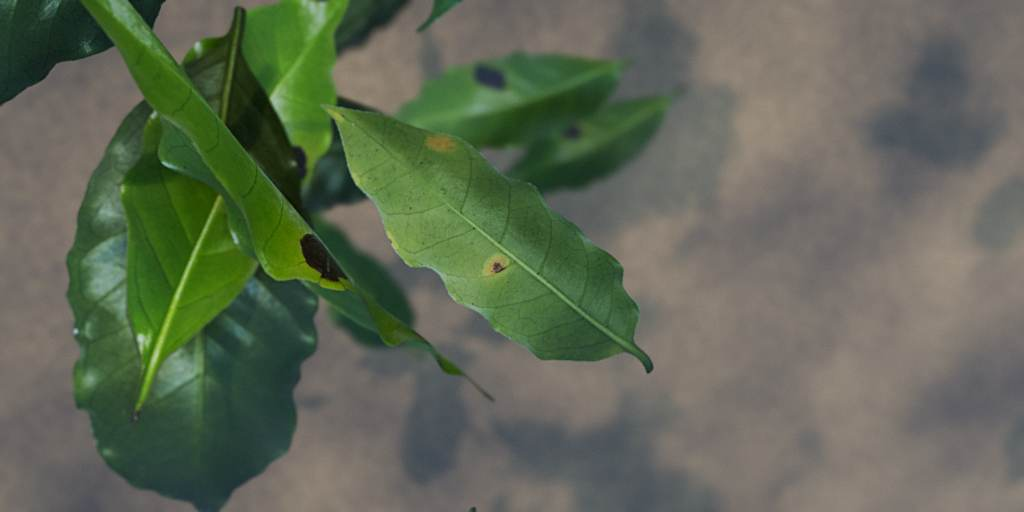
#> input picture data/synthetic/probe_phone2/k_1664_sun.jpg, 1024 x 512 px, given in place of 897.jpg, which was not available
$ python prepare_assets.py ../../../data/synthetic/probe_phone2/k_1664_sun.jpg
#> lines starting #> are read from the running program, lines starting #| are printed output that depends on the picture; after the words box and inside, x2 and y2 are one past the last pixel; in counts of white or black regions, pixels touching at a corner belong together; pictures that were not available may be replaced by others from this repository, and a replacement may not be noted
#!/usr/bin/env python3
"""Pick the best renders and real photos for the talk, shrink them, and write src/assets/.

Run from the presentation folder, then rebuild:
  python3 tools/prepare_assets.py          everything
  python3 tools/prepare_assets.py --lab    only the leaf lab pictures and src/labData.js (they come from ../site)
  npm run build

Sources are in the ShhS repo root (data/synthetic, data/field, data/bracol/raw, data/bracol).
To swap in a better render, change its path in the tables below and run this again.
Every image in the talk comes from one of these tables, so it is easy to check where it came from.
"""
import csv
import json
import os
import re
import random
import shutil
import sys
from pathlib import Path

from PIL import Image, ImageFilter

HERE = Path(__file__).resolve().parent.parent          # presentation/talk/
ROOT = HERE.parent.parent                               # repo root
SYN = ROOT / "data" / "synthetic"
OUT = HERE / "src" / "assets"
BRACOL_IMG = ROOT / "data" / "bracol" / "raw" / "images"
MANIFEST = ROOT / "data" / "bracol" / "manifest.csv"
FIELD = ROOT / "data" / "field" / "uganda"
V2 = ROOT / "presentation" / "site"                     # the scroll site: the leaf lab (photo, cut-out, 3D leaf, eight scenes) comes from here
LAB_PREFIX = "leaf_"                                    # the lab pictures keep this prefix. A run without presentation/site leaves them alone.

# --- the same leaf (BRACOL 897, rust severity 4) in seven worlds, after the phone effects ------
WORLDS = {
    "world_overcast": "probe_phone2/k_897_overcast.jpg",
    "world_sun": "probe_phone2/k_897_sun.jpg",
    "world_golden": "probe_phone2/k_897_golden.jpg",
    "world_shade": "probe_phone2/k_897_shade.jpg",
    "world_backlit": "probe_phone2/k_897_backlit.jpg",
    "world_rain": "probe_phone2/v_897_rain.jpg",
    "world_afterrain": "probe_phone2/k_897_sun_wet.jpg",
}
# The same seven worlds before the phone effects: the plain Blender output.
CLEAN = {
    "render_overcast": "probe/k_897_overcast.png",
    "render_sun": "probe/k_897_sun.png",
    "render_golden": "probe/k_897_golden.png",
    "render_shade": "probe/k_897_shade.png",
    "render_backlit": "probe/k_897_backlit.png",
    "render_rain": "probe/v_897_rain.png",
    "render_afterrain": "probe/k_897_sun_wet.png",
}
# --- eight more source leaves: healthy, rust at other severities, and look-alike problems -----
LABELED = {
    "lab_960": "probe_phone2/v_960_overcast.jpg",
    "lab_891": "probe_phone2/v_891_sun.jpg",
    "lab_1664": "probe_phone2/v_1664_golden.jpg",
    "lab_1741": "probe_phone2/v_1741_shade.jpg",
    "lab_1046": "probe_phone2/v_1046_sun_wet.jpg",
    "lab_895": "probe_phone2/v_895_backlit.jpg",
    "lab_1016": "probe_phone2/v_1016_overcast.jpg",
    "lab_365": "probe_phone2/v_365_sun.jpg",
}
# --- photos the model should refuse ---------------------------------------------------------
BAD = {
    "bad_dark": "probe2/bad_dark.png",
    "bad_glare": "probe2/bad_glare.png",
    "bad_defocus": "probe2/bad_defocus.png",
    "bad_cropped": "probe2/bad_cropped.png",
    "bad_no_leaf": "probe2/bad_no_leaf.png",
    "bad_tiny": "probe2/bad_tiny.png",
}
# --- close-ups aimed at a lesion ------------------------------------------------------------
CLOSE = {
    "close_rain": "probe2/c_rust_rain.png",
    "close_sunwet": "probe2/c_brown_sunwet.png",
    "close_overcast": "probe2/c_rust_overcast.png",
    "close_sun": "probe2/c_rust_sun.png",
}
# --- real BRACOL train leaves: the sources of the renders above, and a few more -------------
TRAIN_LEAVES = [960, 897, 1664, 895, 1016, 365, 1741, 1046, 891]
# --- cut-outs for the severity ladder: severity 0 to 4 --------------------------------------
CUTOUTS = {0: 960, 1: 1664, 2: 1741, 3: 1046, 4: 897}
# --- the leaf lab: one leaf (BRACOL 897) through six stages. Pictures and numbers come from presentation/site ---
# key, name on the chip, the order the scenes are listed in. The files are presentation/site/img/dial/897_<key>_raw.webp and _phone.webp.
LAB_PRESETS = [("overcast", "Overcast"), ("sun", "Sun"), ("golden", "Golden hour"), ("shade", "Shade"),
               ("backlit", "Backlit"), ("rain", "Rain"), ("sun_wet", "After rain"), ("studio", "Studio")]
# the three renders of leaf 897 that are in set 1 (data/synthetic/v1/jobs.json has exactly three jobs for it)
LAB_TRAIN = ["v0897_whole_0", "v0897_closeup_1", "v0897_whole_2"]
# the numbers of one render that the readouts show (the rest of the Blender log stays out)
LAB_META_KEYS = ["light", "sky", "sun_el", "sun_az", "kelvin", "sun_energy", "exposure_ev", "lens_mm", "fstop", "cam_tilt_deg",
                 "cam_dist_m", "leaf_len_m", "cover", "render_s", "seed", "phone"]

written = []


def save(img, name, ext="jpg", quality=82, **kw):
    path = OUT / f"{name}.{ext}"
    if ext == "jpg":
        img.convert("RGB").save(path, "JPEG", quality=quality, optimize=True, progressive=True, **kw)
    else:
        img.save(path, "WEBP", quality=quality, method=6, **kw)
    written.append((name, ext, os.path.getsize(path)))


# [78 lines left out: functions cover, mosaic, copy_webp, lab, not called in this run]


def main():
    OUT.mkdir(parents=True, exist_ok=True)
    for f in OUT.glob("*"):
        if f.suffix in (".jpg", ".webp") and not f.name.startswith(LAB_PREFIX):
            f.unlink()

    # the real photo that opens the reveal. The leaf sits where the rendered leaf sits (centre at 45.5% across,
    # 46% down, about 54% of the width), on its own paper colour, so the wipe reads as one leaf and a new world.
    real = Image.open(BRACOL_IMG / "897.jpg").convert("RGB")
#> real is the input picture: PIL image 1024x512 RGB; mean R, G, B 96.1, 104.2, 85.4
    W, H = 1536, 768
    border = real.crop((0, 0, real.width, 24)).resize((1, 1), Image.BOX).getpixel((0, 0))
#> border = (96, 102, 86)
    paper = Image.new("RGB", (W, H), border)
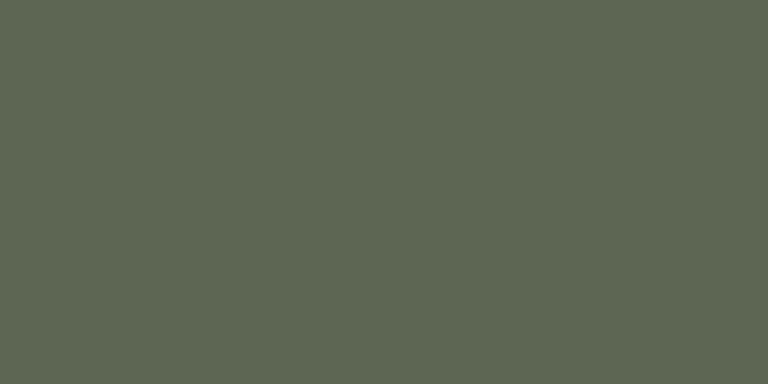
#> paper: PIL image 1536x768 RGB (shown at 1/2 size); mean R, G, B 96, 102, 86
    scale = 0.72
    pw, ph = int(W * scale), int(H * scale)
    photo = real.resize((pw, ph), Image.LANCZOS)
    leaf_dx, leaf_dy = round(21 * scale / 0.72), round(10 * scale / 0.72)   # the leaf sits a little right of and below the photo middle
    target = (round(W * 0.455), round(H * 0.46))
    at = (target[0] - leaf_dx - pw // 2, target[1] - leaf_dy - ph // 2)
    feather = 70
    mask = Image.new("L", (pw, ph), 0)
#> mask: PIL image 1105x552 L; every value is 0
    mask.paste(255, (feather, feather, pw - feather, ph - feather))
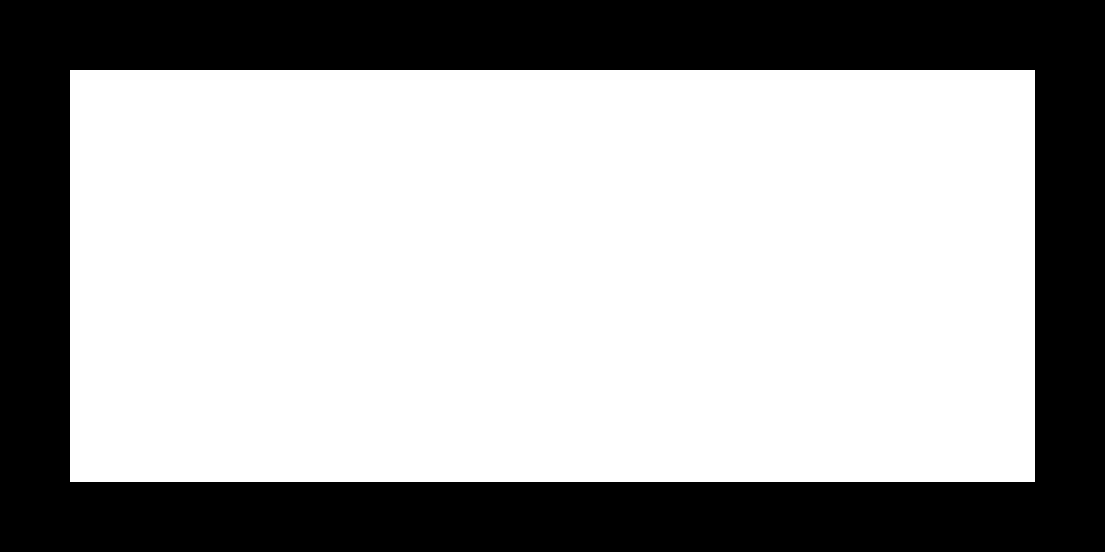
#> mask: PIL image 1105x552 L; 65.2% white; 1 black region, box (x1, y1, x2, y2) and area: (0, 0, 1105, 552) 212380
    mask = mask.filter(ImageFilter.GaussianBlur(feather / 2.2))
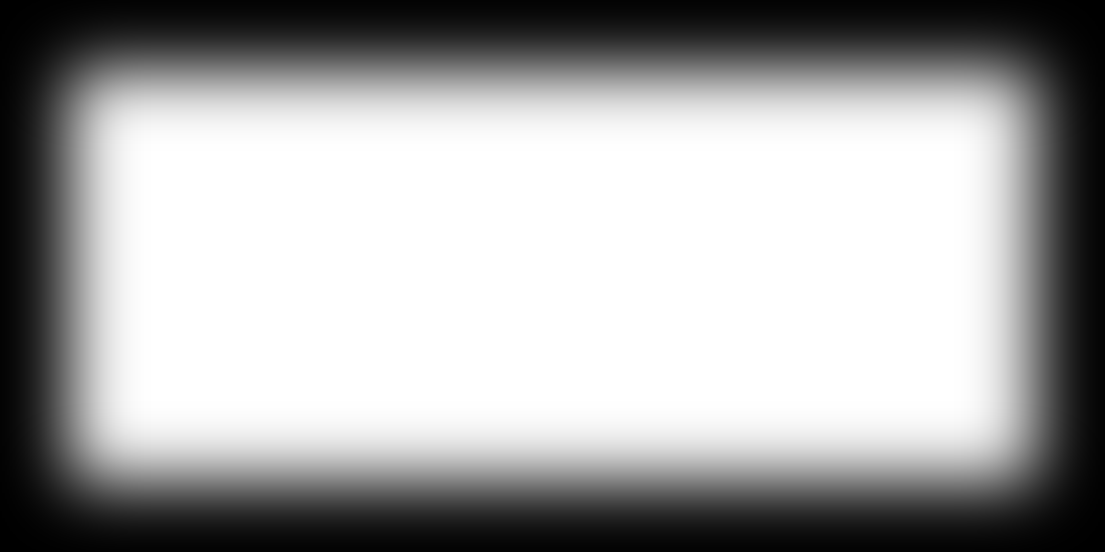
#> mask: PIL image 1105x552 L; min 0, max 255, mean 166.1
    paper.paste(photo, at, mask)
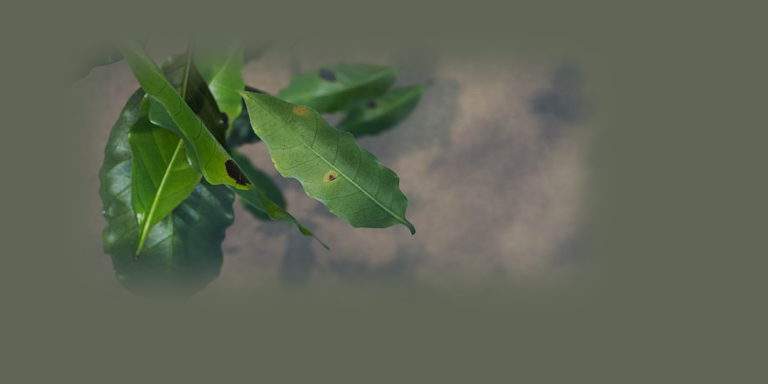
#> paper: PIL image 1536x768 RGB (shown at 1/2 size); mean R, G, B 94.9, 102.8, 84.2
    save(paper, "real_897", quality=86)

    for name, rel in CLEAN.items():
        save(Image.open(SYN / rel).convert("RGB"), name, quality=88)
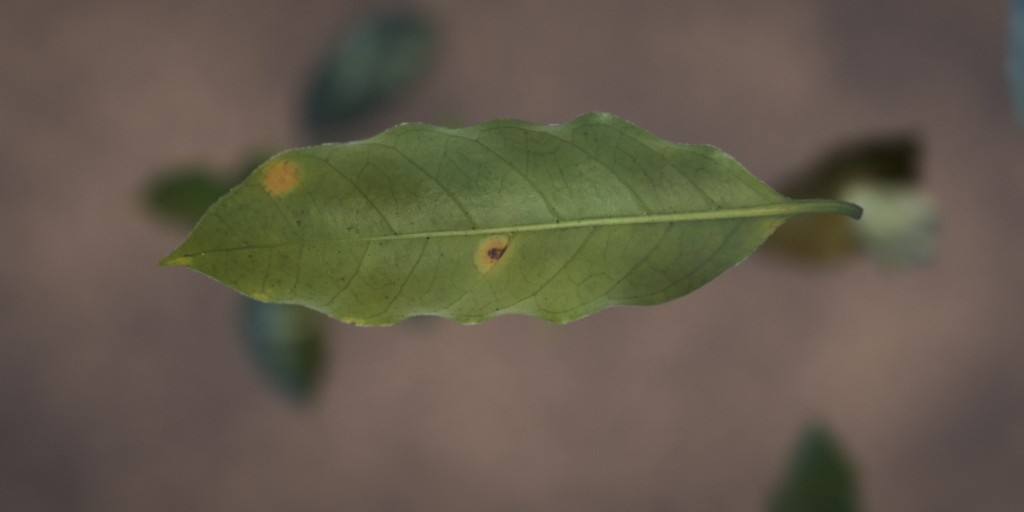
#> input picture data/synthetic/probe_phone2/k_1664_overcast.jpg, 1024 x 512 px, given in place of k_897_overcast.png, which was not available
#> in save, img is the input picture: PIL image 1024x512 RGB; mean R, G, B 98.3, 89.5, 74.5

    for table, quality in ((WORLDS, 84), (LABELED, 82), (BAD, 80)):
        for name, rel in table.items():
            im = Image.open(SYN / rel).convert("RGB")
            if name == "bad_no_leaf":                       # a square scene: keep the middle 2:1
                im = im.crop((0, (im.height - im.width // 2) // 2, im.width, (im.height + im.width // 2) // 2))
            save(im, name, quality=quality)
    for name, rel in CLOSE.items():
        save(Image.open(SYN / rel).convert("RGB"), name, quality=86)

    # real BRACOL train leaves as small 2:1 cards
    for i in TRAIN_LEAVES:
        save(Image.open(BRACOL_IMG / f"{i}.jpg").resize((512, 256), Image.LANCZOS), f"bracol_{i}", quality=80)

    # real BRACOL test leaves (the locked test), picked by label so the set is varied
    rows = list(csv.DictReader(open(MANIFEST)))
    test = [r for r in rows if r["split"] == "test"]
    picks = []
    for want in (lambda r: r["rust"] == "1" and r["severity"] == "1", lambda r: r["rust"] == "1" and r["severity"] == "3",
                 lambda r: r["group"] == "healthy", lambda r: r["group"] == "other", lambda r: r["rust"] == "1" and r["severity"] == "2",
                 lambda r: r["group"] == "healthy"):
        for r in test:
            if want(r) and r["id"] not in picks:
                picks.append(r["id"]); break
    for n, i in enumerate(picks):
        save(Image.open(BRACOL_IMG / f"{i}.jpg").resize((512, 256), Image.LANCZOS), f"test_{n + 1}", quality=80)

    # leaf cut-outs with transparency, for the severity ladder
    for sev, i in CUTOUTS.items():
        tex = Image.open(SYN / "textures" / f"{i}.jpg").convert("RGB")
        mask = Image.open(SYN / "textures" / f"{i}_mask.png").convert("L")
        if mask.size != tex.size:
            mask = mask.resize(tex.size, Image.LANCZOS)
        mask = mask.filter(ImageFilter.GaussianBlur(0.8))
        rgba = tex.convert("RGBA"); rgba.putalpha(mask)
        bbox = rgba.getbbox()
        if bbox: rgba = rgba.crop(bbox)
        s = 512 / rgba.width
        rgba = rgba.resize((512, max(1, round(rgba.height * s))), Image.LANCZOS)
        # every cut-out sits in the middle of the same 2:1 canvas, so one 3D leaf can wear any of them
        canvas = Image.new("RGBA", (512, 256), (0, 0, 0, 0))
        canvas.paste(rgba, (0, (256 - rgba.height) // 2), rgba)
        save(canvas, f"cut_{sev}", ext="webp", quality=86)

    # real farm photos (Uganda, smartphone, CC BY 4.0) for the field-test cards.
    # Picked by eye from the rust-labelled photos: orange rust spots on green leaves, in the field.
    fm = list(csv.DictReader(open(FIELD / "manifest.csv")))
    rust_field = [r for r in fm if r["rust"] == "1"]
    for n, k in enumerate((5, 11, 28, 34, 20)):
        im = Image.open(ROOT / rust_field[k]["image"]).convert("RGB")
        save(im.resize((256, 256), Image.LANCZOS), f"field_{n + 1}", quality=84)

    # mosaics: one picture made of many real photos, for the walls in the data-gap steps
    rows_all = list(csv.DictReader(open(MANIFEST)))
    train = sorted((r for r in rows_all if r["split"] == "train"), key=lambda r: int(r["id"]))
    rust_t = [r for r in train if r["rust"] == "1"]
    other_t = [r for r in train if r["rust"] != "1"]
    pick = lambda lst, n: [lst[round(i * (len(lst) - 1) / (n - 1))] for i in range(n)]
    # BRACOL as a wall: 4 by 8 leaves on plain backgrounds, rust and no rust taking turns. Big tiles, so each leaf can be read.
    ids = [r["id"] for pair in zip(pick(other_t, 16), pick(rust_t, 16)) for r in pair]
    save(mosaic([BRACOL_IMG / f"{i}.jpg" for i in ids], 4, 8, 256, 128, 6), "mosaic_plain", quality=78)
    # the Kenya sample (128 px photos, the size of the copy we have): 35 of 197, drawn with a fixed seed so the classes are mixed
    kenya = sorted((ROOT / "data" / "field" / "kenya" / "images").glob("*.jpg"))
    save(mosaic(random.Random(11).sample(kenya, 35), 7, 5, 128, 128, 4), "mosaic_kenya", quality=80)
    # the two photo grids of the data-gap step: 32 lab photos (BRACOL) and 32 farm photos (Uganda), 8 by 4
    lab_ids = [r["id"] for pair in zip(pick(other_t, 16), pick(rust_t, 16)) for r in pair]
    save(mosaic([BRACOL_IMG / f"{i}.jpg" for i in lab_ids], 8, 4, 192, 96, 6), "mosaic_lab", quality=76)
    save(mosaic([ROOT / r["image"] for r in pick(fm, 32)], 8, 4, 128, 128, 4), "mosaic_farm", quality=74)

    # the leaf lab (presentation/site)
    lab()
    write_index()


# [16 lines left out: function write_index, not called in this run]


if __name__ == "__main__":
    if "--lab" in sys.argv[1:]:          # only the leaf lab pictures and src/labData.js, the rest stays as it is
        OUT.mkdir(parents=True, exist_ok=True)
        lab()
        write_index()
    else:
#> (the run stopped early here; a loop or call above may not have finished)
